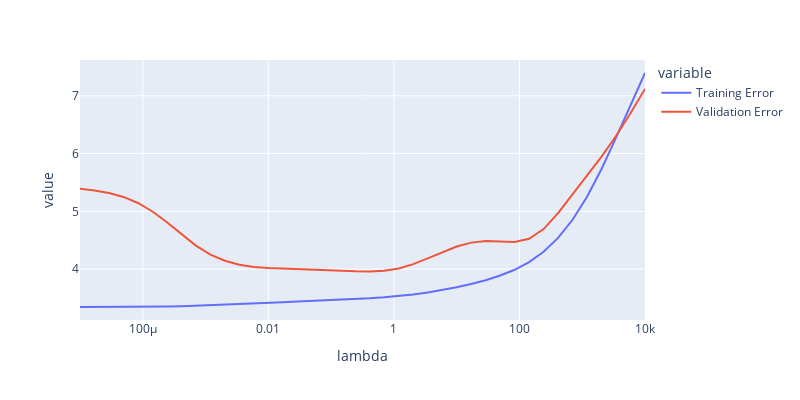

Notebook cell for this chart:
### Markdown cell above
Below we plot your training and validation set error for the range of lambdas given. You should see a figure where training error decreases as model complexity increases, but the error on the validation set is large for extreme values of lambda and minimized for some intermediate values. Holding your mouse over the training error and validation error lines will display the lambda and value at that point.

Note that on your plot, the **x-axis is the inverse of complexity**! In other words, small lambda models (on the left) are complex, because there is no regularization. That's why the training error is lowest on the left side of the plot, as this is where overfitting occurs.

### Code cell
px.line(error_vs_lambda, x = "lambda", y = ["Training Error", "Validation Error"], log_x=True, height = 400, width = 800)

### Figure 1 — Plotly figure (JSON) as saved in the notebook; plotly's stock layout.template omitted (floating-point values rounded to 4 significant figures)
{"data": [{"hovertemplate": "variable=Training Error<br>lambda=%{x}<br>value=%{y}<extra></extra>", "legendgroup": "Training Error", "line": {"color": "#636efa", "dash": "solid"}, "marker": {"symbol": "circle"}, "mode": "lines", "name": "Training Error", "orientation": "v", "showlegend": true, "type": "scatter", "x": [1e-05, 1.701e-05, 2.894e-05, 4.924e-05, 8.377e-05, 0.0001425, 0.0002424, 0.0004125, 0.0007017, 0.001194, 0.002031, 0.003455, 0.005878, 0.01, 0.01701, 0.02894, 0.04924, 0.08377, 0.1425, 0.2424, 0.4125, 0.7017, 1.194, 2.031, 3.455, 5.878, 10, 17.01, 28.94, 49.24, 83.77, 142.5, 242.4, 412.5, 701.7, 1194.0, 2031.0, 3455.0, 5878.0, 10000], "xaxis": "x", "y": [3.345, 3.345, 3.345, 3.346, 3.347, 3.349, 3.353, 3.359, 3.367, 3.376, 3.387, 3.397, 3.408, 3.418, 3.429, 3.438, 3.448, 3.458, 3.469, 3.481, 3.496, 3.513, 3.535, 3.563, 3.598, 3.639, 3.686, 3.742, 3.809, 3.889, 3.989, 4.121, 4.301, 4.541, 4.854, 5.251, 5.733, 6.276, 6.842, 7.395], "yaxis": "y"}, {"hovertemplate": "variable=Validation Error<br>lambda=%{x}<br>value=%{y}<extra></extra>", "legendgroup": "Validation Error", "line": {"color": "#EF553B", "dash": "solid"}, "marker": {"symbol": "circle"}, "mode": "lines", "name": "Validation Error", "orientation": "v", "showlegend": true, "type": "scatter", "x": [1e-05, 1.701e-05, 2.894e-05, 4.924e-05, 8.377e-05, 0.0001425, 0.0002424, 0.0004125, 0.0007017, 0.001194, 0.002031, 0.003455, 0.005878, 0.01, 0.01701, 0.02894, 0.04924, 0.08377, 0.1425, 0.2424, 0.4125, 0.7017, 1.194, 2.031, 3.455, 5.878, 10, 17.01, 28.94, 49.24, 83.77, 142.5, 242.4, 412.5, 701.7, 1194.0, 2031.0, 3455.0, 5878.0, 10000], "xaxis": "x", "y": [5.39, 5.363, 5.319, 5.25, 5.145, 4.998, 4.81, 4.603, 4.408, 4.253, 4.145, 4.078, 4.039, 4.018, 4.008, 4.001, 3.994, 3.985, 3.973, 3.962, 3.958, 3.971, 4.012, 4.086, 4.187, 4.296, 4.392, 4.459, 4.486, 4.479, 4.47, 4.524, 4.693, 4.968, 5.29, 5.615, 5.946, 6.304, 6.699, 7.119], "yaxis": "y"}], "layout": {"height": 400, "legend": {"title": {"text": "variable"}, "tracegroupgap": 0}, "margin": {"t": 60}, "width": 800, "xaxis": {"anchor": "y", "domain": [0, 1], "title": {"text": "lambda"}, "type": "log"}, "yaxis": {"anchor": "x", "domain": [0, 1], "title": {"text": "value"}}}}
